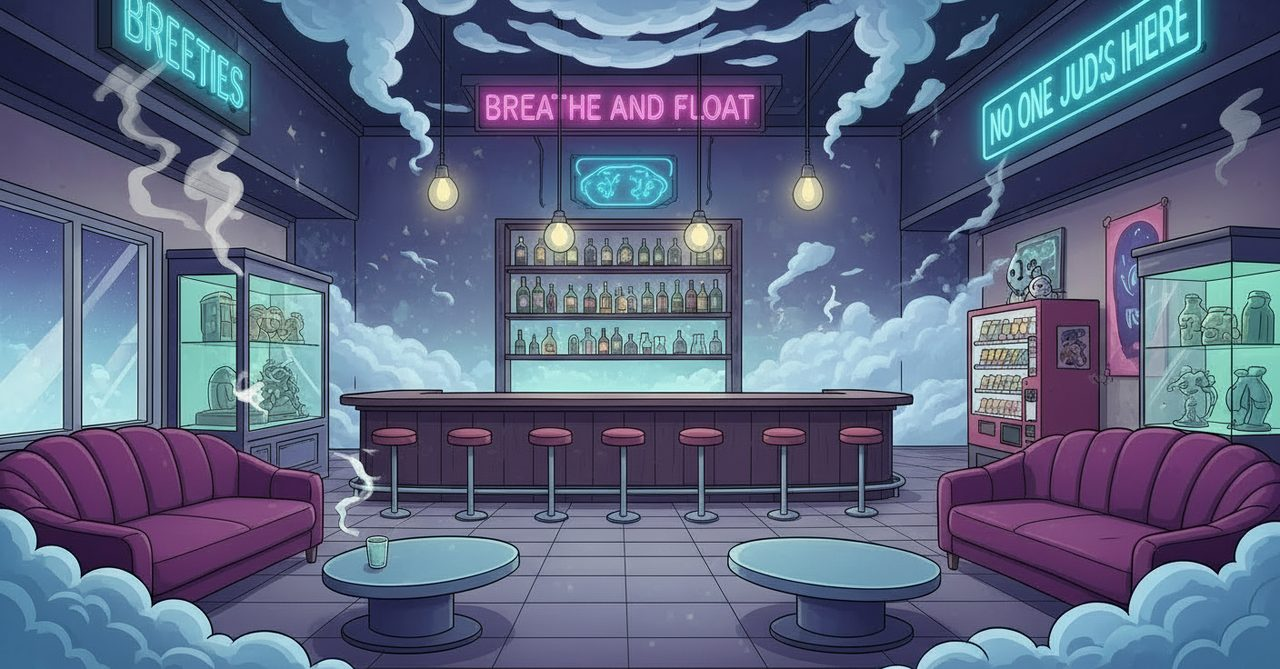
#> input picture base/assets/img/bg-dentro.jpg, 1280 x 669 px, given in place of bg-cuarto.jpg, which was not available
$ python preparar_barrio.py
#> lines starting #> are read from the running program, lines starting #| are printed output that depends on the picture
# Prepara el arte del barrio en XR (js/barrio/): fondos de las salas, piezas recortadas y miniaturas de la maqueta.
#   python herramientas/preparar_barrio.py
# Lee en SOLO LECTURA:
#   base/assets/img/bg-*.jpg (humo) y bgn-*.jpg (día)   → assets/escenarios/barrio/fondos/<nombre>.webp
#   VOPPE SERIE/02_escenarios/<escenario>/capas/          → assets/escenarios/barrio/capas/<escenario>-<pieza>.webp
# y saca las miniaturas de la maqueta (512 px de ancho) en assets/escenarios/barrio/mini/<nombre>.webp.
# Las medidas de cada sala (punto de fuga, pared del fondo…) viven en js/barrio/salas.js; se sacaron con
# herramientas/rejilla.py.
import pathlib, sys
from PIL import Image

RAIZ = pathlib.Path(__file__).resolve().parents[1]
SERIE = RAIZ.parent / 'VOPPE SERIE' / '02_escenarios'
IMG = RAIZ / 'base' / 'assets' / 'img'
SALIDA = RAIZ / 'assets' / 'escenarios' / 'barrio'
try:
    sys.stdout.reconfigure(encoding='utf-8')
except Exception:
    pass

FONDOS = ['bg-cuarto', 'bgn-cuarto', 'bg-plaza', 'bgn-plaza', 'bg-fuera', 'bgn-fuera', 'bg-tienda', 'bgn-tienda',
          'bg-dentro', 'bgn-dentro', 'bg-cocina', 'bgn-cocina', 'bg-sofa', 'bgn-sofa', 'bg-bano', 'bgn-bano',
          'bg-techo', 'bg-feria', 'bgn-feria']
# fondos limpios (sin muebles) de la serie: los muebles van aparte, de cartón
CAPAS = {
    'plaza-banco': ['fondo', 'banco', 'farola', 'contenedor'],
    'unake-cocina': ['fondo', 'encimera', 'sofa-izq', 'sofa-der', 'taburete'],
    'unake-dentro': ['barra', 'taburete-1', 'taburete-2', 'taburete-3', 'taburete-4', 'taburete-5', 'taburete-6',
                     'taburete-7', 'mesa', 'mesa-2', 'sofa', 'sofa-2'],
    'unake-sofa': ['fondo'],
}


def guardar(im, ruta, calidad):
    ruta.parent.mkdir(parents=True, exist_ok=True)
    im.save(ruta, 'WEBP', quality=calidad, method=5)
    print(f'  {ruta.relative_to(RAIZ)}: {im.size} {ruta.stat().st_size // 1024} KB')


def main():
    for n in FONDOS:
        im = Image.open(IMG / f'{n}.jpg').convert('RGB')
#> im is the input picture: PIL image 1280x669 RGB; mean R, G, B 92.7, 102.9, 129.6
        guardar(im, SALIDA / 'fondos' / f'{n}.webp', 84)
#|   assets/escenarios/barrio/fondos/bg-cuarto.webp: (1280, 669) 124 KB
        mini = im.resize((512, round(512 * im.height / im.width)), Image.LANCZOS)
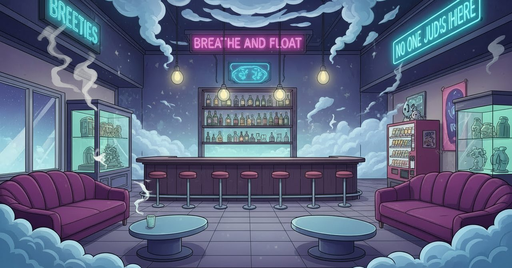
#> mini: PIL image 512x268 RGB; mean R, G, B 92.7, 102.9, 129.6
        guardar(mini, SALIDA / 'mini' / f'{n}.webp', 80)
#|   assets/escenarios/barrio/mini/bg-cuarto.webp: (512, 268) 25 KB
#> pass 2 of the loop in main, `for n in FONDOS:`:
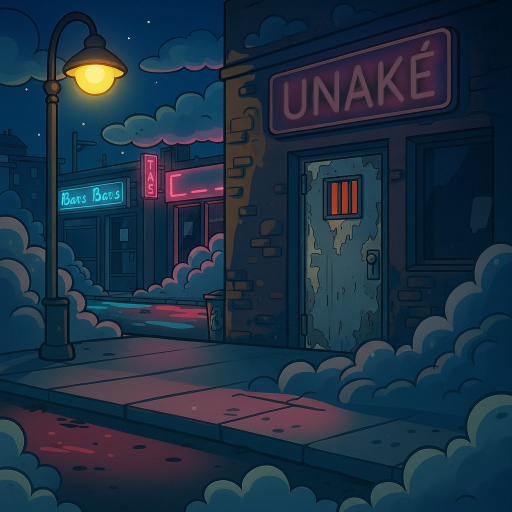
#> input picture base/assets/img/bg-fuera-apagado.jpg, 1024 x 1024 px, given in place of bgn-cuarto.jpg, which was not available (shown at 1/2 size)
#> in main, im is the input picture: PIL image 1024x1024 RGB; mean R, G, B 28.8, 48.9, 67
#|   assets/escenarios/barrio/fondos/bgn-cuarto.webp: (1024, 1024) 90 KB
#> in main, `mini = im.resize((512, round(512 * im.height / im.width)), Image.LANCZ..`:
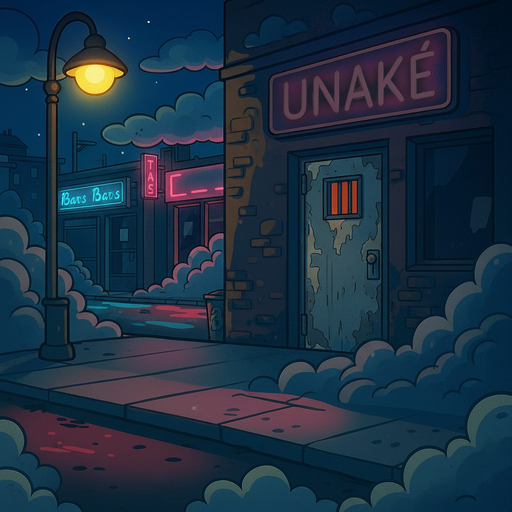
#> mini: PIL image 512x512 RGB; mean R, G, B 28.8, 48.9, 67
#|   assets/escenarios/barrio/mini/bgn-cuarto.webp: (512, 512) 22 KB
    for esc, piezas in CAPAS.items():
        for p in piezas:
            im = Image.open(SERIE / esc / 'capas' / f'{p}.png')
            if p == 'fondo':
                im = im.convert('RGB')
                guardar(im, SALIDA / 'capas' / f'{esc}-fondo.webp', 86)
                mini = im.resize((512, round(512 * im.height / im.width)), Image.LANCZOS)
                guardar(mini, SALIDA / 'mini' / f'{esc}-fondo.webp', 80)
            else:
                im = im.convert('RGBA')
                caja = im.getbbox()  # quita el aire transparente (las medidas de capas.json son del dibujo entero)
                if caja and caja != (0, 0, *im.size):
                    print(f'    ({esc}/{p}: el dibujo ocupa {caja} de {im.size}; se deja entero para no mover el ancla)')
                guardar(im, SALIDA / 'capas' / f'{esc}-{p}.webp', 88)


if __name__ == '__main__':
#> (the run stopped early here; a loop or call above may not have finished)
